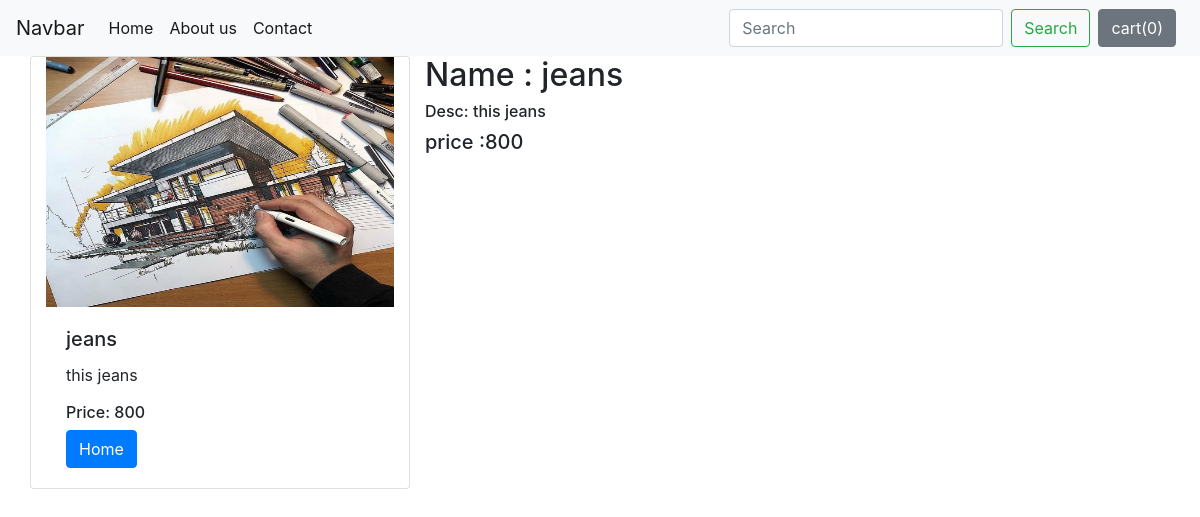
Page /productview/6 on the committed database.
### store/models.py (models this page shows, shortened)
class Product(models.Model):
    objects = models.Manager()
    product_name = models.CharField(max_length=50)
    category = models.ForeignKey(Category,on_delete=models.CASCADE,blank=True,null=True)
    price = models.IntegerField()
    desc = models.CharField(max_length=200)
    pub_date = models.DateField(max_length=50)
    image = models.ImageField(upload_to='store/images')

### store/views.py (the view)
# urls.py: path('productview/<int:id>',views.productview,name='productview'),
def productview(request,id):
    product = Product.objects.filter(id=id)
    return render(request,'store/productview.html',{'product':product})

### store/templates/store/productview.html (shortened to what this page needs)
{% extends 'store/base.html' %}
{% block content %}
{% for prod in product %}
<div class="container">
  <div class="row">
  <div
      class="card col-lg-4 col-md-4 col-sm-6 col-xs-12"
      style="width: fit-content"
    >
      <img src="{{prod.image.url}}" class="image-fluid" alt="nto found" style="height: 250px;" />
      <div class="card-body">
        <h5 class="card-title" id="namepr{{product.id}}">
          {{prod.product_name}}
        </h5>
        <p class="card-text">{{prod.desc}}</p>
        <h6>Price: <span id='pricepr{{product.id}}'>{{prod.price}}</span></h6>
        <span id="divpr{{product.id}}" class="divpr">
          <a href="/"><button id="pr{{product.id}}" class="btn btn-primary cart">
            Home
          </button> </a>
        </span>
      </div>
    </div>
    <div class="col-lg-8 col-md-4 col-sm-6 col-xs-12" >
      <h2> Name :  {{product.0.product_name}} </h2>
      <h6> Desc: {{product.0.desc}} </h6>
      <h5> price :{{product.0.price}} </h5>
    </div>
  </div>
</div>
{% endfor %}
{% endblock %}

### rows in the picture
Product: image (picture), product_name "jeans", desc "this jeans", price "800"
